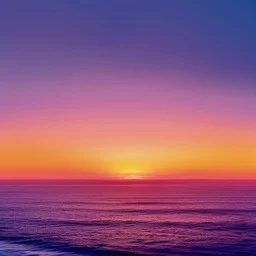
#> input picture input.bmp, 256 x 256 px
$ python image_encryption.py
#> lines starting #> are read from the running program, lines starting #| are printed output that depends on the picture
#> further down, image is the input picture: shape (256, 256, 3); mean B, G, R 121.7, 87.4, 146.1
import cv2
import numpy as np
import matplotlib.pyplot as plt

def arnold_cat_map_matrix(image, iterations):
#> called with iterations = 2
    h, w, c = image.shape
#> h = 256; w = 256; c = 3
    scrambled = image.copy()
    matrix = np.array([[1, 1], [1, 2]])
    for _ in range(iterations):
        temp = np.zeros_like(image)
        for i in range(h):
            for j in range(w):
                new_coords = np.dot(matrix, np.array([i, j])) % np.array([h, w])
                temp[new_coords[0], new_coords[1]] = scrambled[i, j]
        scrambled = temp.copy()
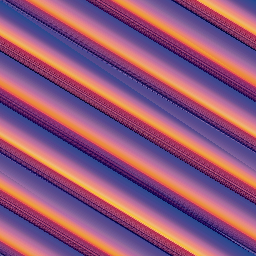
#> temp: shape (256, 256, 3); mean R, G, B 146.1, 87.4, 121.7
    return scrambled

def inverse_arnold_cat_map_matrix(image, iterations):
    h, w, c = image.shape
    descrambled = image.copy()
    matrix = np.array([[2, -1], [-1, 1]])  # Inverse matrix
    for _ in range(iterations):
        temp = np.zeros_like(image)
        for i in range(h):
            for j in range(w):
                new_coords = np.dot(matrix, np.array([i, j])) % np.array([h, w])
                temp[new_coords[0], new_coords[1]] = descrambled[i, j]
        descrambled = temp.copy()
    return descrambled

def logistic_map(size, key):
    r = 3.99
    seq = np.zeros(size)
    seq[0] = key
    for i in range(1, size):
        seq[i] = r * seq[i - 1] * (1 - seq[i - 1])
    return (seq * 256).astype(np.uint8)

def sine_map(size, key):
    seq = np.zeros(size)
    seq[0] = key
    for i in range(1, size):
        seq[i] = np.abs(np.sin(np.pi * seq[i - 1]))
    return (seq * 256).astype(np.uint8)

def encrypt_image(image, key):
    iterations = 2  # Reduced iterations
    scrambled = arnold_cat_map_matrix(image, iterations)
    h, w, c = scrambled.shape
#> h = 256; w = 256; c = 3
    chaotic_seq = logistic_map(h * w * c, key) + sine_map(h * w * c, key / 2)
    chaotic_seq = chaotic_seq.reshape(h, w, c)
    encrypted = np.bitwise_xor(scrambled, chaotic_seq)
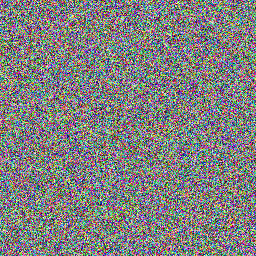
#> encrypted: shape (256, 256, 3); mean R, G, B 127.7, 127.9, 127.4
    return encrypted

def decrypt_image(encrypted_image, key):
    h, w, c = encrypted_image.shape
    chaotic_seq = logistic_map(h * w * c, key) + sine_map(h * w * c, key / 2)
    chaotic_seq = chaotic_seq.reshape(h, w, c)
    descrambled = np.bitwise_xor(encrypted_image, chaotic_seq)
    iterations = 2  # Must match encryption iterations
    original = inverse_arnold_cat_map_matrix(descrambled, iterations)
    return original

if __name__ == "__main__":
    image = cv2.imread("input.bmp")
    image = cv2.cvtColor(image, cv2.COLOR_BGR2RGB)

    # Resize to 256x256 (or another power of 2)
    image = cv2.resize(image, (256, 256))

    key = 0.67
    encrypted_image = encrypt_image(image, key)
    plt.imsave("encrypted.jpg", encrypted_image)
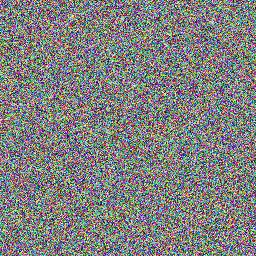
#> saved as encrypted.jpg: shape (256, 256, 3); mean R, G, B 127.8, 127.9, 127.4
    decrypted_image = decrypt_image(encrypted_image, key)
    plt.imsave("decrypted.jpg", decrypted_image)
    fig, axs = plt.subplots(1, 3, figsize=(15, 5))
    axs[0].imshow(image)
    axs[0].set_title("Original Image")
    axs[1].imshow(encrypted_image)
    axs[1].set_title("Encrypted Image")
    axs[2].imshow(decrypted_image)
    axs[2].set_title("Decrypted Image")
    for ax in axs:
        ax.axis("off")
    plt.show()
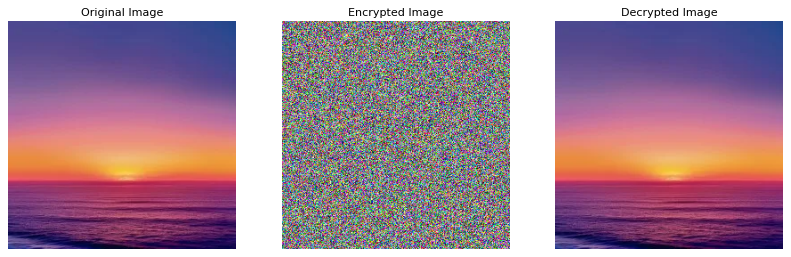
#> figure drawn by matplotlib, 3 panels
